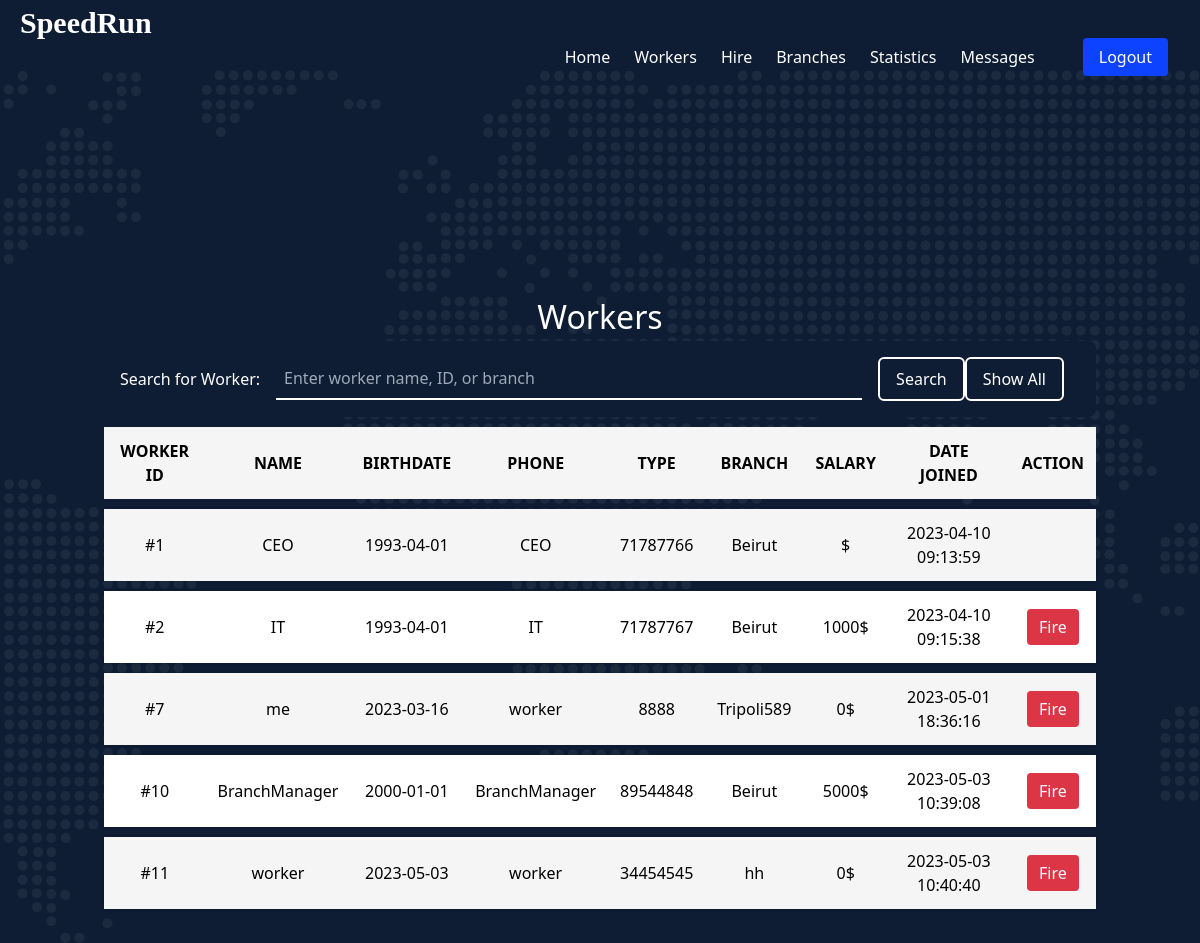
Page /php/viewWorker.php (signed in) on the earlier database version.
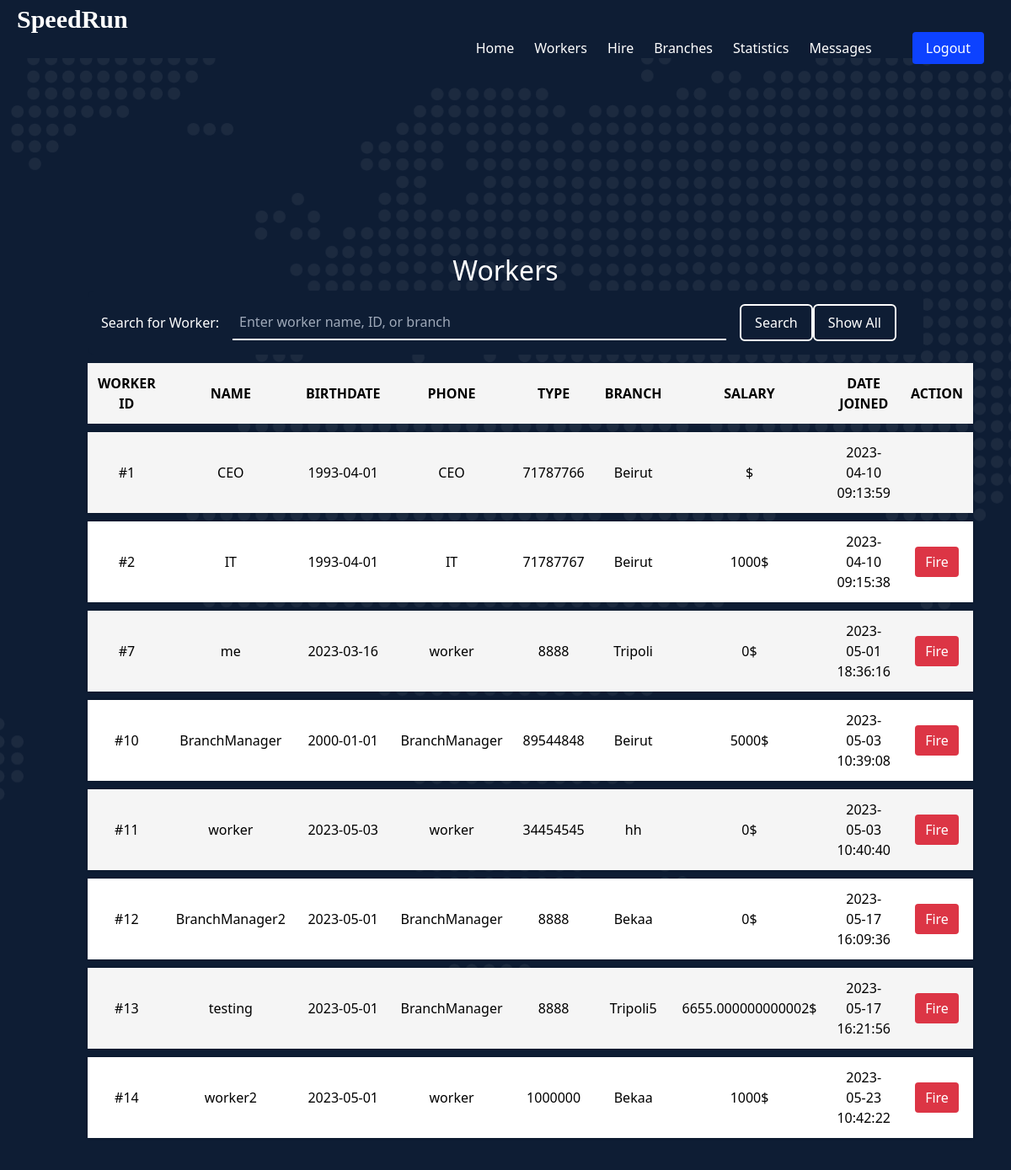
Same page on the later database version.
### tables this page shows
CREATE TABLE `workers` (
  `w_id` int(11) NOT NULL,
  `u_id` int(11) NOT NULL,
  `name` varchar(255) NOT NULL,
  `phone` varchar(30) NOT NULL,
  `branch` varchar(100) NOT NULL,
  `dateOfBirth` date DEFAULT NULL,
  `salary` double DEFAULT NULL,
  `timestamp` timestamp NOT NULL DEFAULT current_timestamp()
);

CREATE TABLE `users` (
  `u_id` int(11) NOT NULL,
  `email` varchar(100) NOT NULL,
  `password` varchar(255) NOT NULL,
  `type` varchar(50) NOT NULL DEFAULT 'client'
);

### php/viewWorker.php (the view, shortened to what this page needs)
<!DOCTYPE html>
<html>
<head>
  <link href="https://cdn.jsdelivr.net/npm/tailwindcss@2.2.16/dist/tailwind.min.css" rel="stylesheet">
  <link rel="stylesheet" href="../assets/css/header.css">
  <link href="../assets/css/viewWorker.css" rel="stylesheet">
  <link href="assets/vendor/bootstrap-icons/bootstrap-icons.css" rel="stylesheet">
  <link href="assets/vendor/fontawesome-free/css/all.min.css" rel="stylesheet">
  <link href="assets/vendor/glightbox/css/glightbox.min.css" rel="stylesheet">
  <link href="assets/vendor/swiper/swiper-bundle.min.css" rel="stylesheet">
  <link href="assets/vendor/aos/aos.css" rel="stylesheet">
</head>
<body class="bg-gray-100">
  <header id="header" class="header d-flex align-items-center fixed-top">
    <div class="container-fluid container-xl d-flex align-items-center justify-content-between">
      <?php
      if ($_SESSION['type'] == 'CEO') {
      ?>
        <a href="../CEO.php" class="logo d-flex align-items-center">
          <h1 style="font-family: 'Libre Baskerville', serif; padding-left: 20px;">SpeedRun</h1>
        </a>
      <?php } ?>
      <nav id="navbar" class="navbar">
        <?php
        if ($_SESSION['type'] == 'CEO') {
        ?>
          <ul>
            <li><a href="../CEO.php">Home</a></li>
            <li><a href="viewWorker.php" class="active">Workers</a></li>
            <li><a href="../hire.php">Hire</a></li>
            <li><a href="../addBranches.php">Branches</a></li>
            <li><a href="profit.php">Statistics</a></li>
            <li><a href="../viewMessages.php">Messages</a></li>
            <li><a class="get-a-quote" href="logout.php">Logout</a></li>
          </ul>
        <?php } ?>
      </nav>
    </div>
  </header>
  <section id="hero" class="hero d-flex align-items-center" style="padding-top: 20px; height: 100%; ">
    <div class="container mx-auto px-4 py-12">
      <div class="container" style="margin-top: 20%">
        <h1 style="color:white ;text-align: center; font-size:2em; ">Workers</h1>
        <form style="z-index: 9999;" id="searchForm" action="viewWorker.php" method="post">
          <div class="search-container">
            <label for="search-input" class="search-label">Search for Worker:</label>
            <input class="search-input" name="worker" type="text" id="search-input" placeholder="Enter worker name, ID, or branch">
            <button class="search-button" name="submit" type="submit" id="searchButton">Search</button>
        </form>
        <a href="http://localhost/seniorProject/php/viewWorker.php"><button class="show-all-button" name="show" type="submit" id="showButton">Show All</button> </a>
      </div>
      <table class="table table-striped">
        <thead>
          <tr>
            <th>Worker ID</th>
            <th>Name</th>
            <th>BirthDate</th>
            <th>Phone</th>
            <th>Type</th>
            <th>Branch</th>
            <th>Salary</th>
            <th>Date joined</th>
            <th>Action</th>
          </tr>
        </thead>
        <tbody>
          <?php
          require_once 'connection.php';
          $query = 0;
          if (isset($_POST['submit'])) {
            $selected_worker = $_POST['worker'];
            $query = "SELECT * FROM workers NATURAL JOIN users WHERE ( name LIKE '$selected_worker%' OR w_id LIKE'$selected_worker%' OR branch LIKE '$selected_worker%') AND type != 'CEO' ORDER BY w_id ASC";
          } else {
            $query = "SELECT * FROM workers NATURAL JOIN users ORDER BY w_id ASC";
          }
          $result = mysqli_query($link, $query);
          if (($result) && (mysqli_num_rows($result) > 0)) {
            while ($row = mysqli_fetch_assoc($result)) {
              $rmid = $row["u_id"];
              echo "<tr>
                <td>#" . $row["w_id"] . "</td>
                <td>" . $row["name"] . "</td>
                <td>" . $row["dateOfBirth"] . "</td>
                <td>" . $row["type"] . "</td>
                <td>" . $row["phone"] . "</td>
                <td>" . $row["branch"] . "</td>
                <td>" . $row["salary"] . "$</td>
                <td>" . $row["timestamp"] . "</td> ";
          ?>
              <?php
              if ($row["type"] == 'CEO' || $row["w_id"] == $_SESSION['w_id']) {
                echo "                <td></td>
                 </tr>";
              } else {
              ?>
                <td> <button type="submit" class="custom-button" onclick="fireWorker('<?php echo $rmid; ?>')">Fire</button></a> </td>
                </tr>
          <?php
              }
            }
          } else {
            echo "error";
          }
          ?>
        </tbody>
      </table>
    </div>
  </section>
</body>
</html>

### assets/css/header.css (style rules this page uses)
#header { background-color: #0e1d34; }
#navbar ul { display: flex; justify-content: flex-end; }
.logo { margin-right: auto; padding: auto; }
.header.fixed-top { position: fixed; top: 0; left: 0; right: 0; z-index: 1030; }
#navbar ul li { margin-left: 1.5rem; }
#navbar ul li a { color: #ffffff; }
.get-a-quote { background-color: #0d42ff; color: #0e1d34; padding: 8px 16px; border-radius: 4px; margin-left: 1.5rem; margin-right: 2rem; }
.header .logo h1 { font-size: 30px; margin: 0; font-weight: 700; color: #fff; font-family: var(--font-primary); }

### assets/css/viewWorker.css (style rules this page uses)
.container { margin-top: 50px; }
.table { width: 100%; max-width: 1200px; margin: 0 auto; border-collapse: separate; border-spacing: 0 10px; }
.table th, .table td { padding: 12px; vertical-align: middle; text-align: center; }
.table th { background-color: #f5f5f5; font-weight: bold; text-transform: uppercase; }
.table tbody tr { background-color: #fff; border-radius: 4px; box-shadow: 0 0 4px rgba(0, 0, 0, 0.2); }
.table-striped tbody tr:nth-of-type(odd) { background-color: #f5f5f5; }
html, body { margin: 0; padding: 0; height: 100%; }
.hero { width: 100%; height: 100%; background-color: #0e1d34; background-image: url("../img/hero-bg.png"); background-size: cover; background-repeat: no-repeat; background-position: center center; overflow: auto; display: flex; flex-direction: column; justify-content: center; align-items: center; }
.custom-button { background-color: #dc3545; border-color: #dc3545; color: #fff; padding: 0.375rem 0.75rem; border-radius: 0.25rem; font-size: 1rem; line-height: 1.5; transition: color 0.15s ease-in-out, background-color 0.15s ease-in-out, border-color 0.15s ease-in-out, box-shadow 0.15s ease-in-out; position: relative; z-index: 9999; }
.search-container { display: flex; align-items: center; background-color: #0e1d34; padding: 1rem; border-radius: 0.5rem; }
.search-label { color: #fff; font-size: 1rem; font-weight: 500; margin-right: 1rem; }
.search-input { border: none; border-bottom: 2px solid #fff; background-color: transparent; color: #fff; font-size: 1rem; font-weight: 500; outline: none; flex: 1; margin-right: 1rem; padding: 0.5rem; transition: all 0.3s ease-in-out; }
.search-input::placeholder { color: #9fa9b9; font-weight: 400; }
.show-all-button, .search-button { padding: 0.5rem 1rem; border: 2px solid #fff; border-radius: 0.375rem; background-color: transparent; color: #fff; font-size: 1rem; font-weight: 500; cursor: pointer; transition: all 0.3s ease-in-out; }
.show-all-button { margin-right: 1rem; }

Differences in the rows shown:
changed workers "me": branch "Tripoli589" → "Tripoli"
added workers: w_id "12", name "BranchManager2", dateOfBirth "2023-05-01", u.type "BranchManager", phone "8888", branch "Bekaa", salary "0", timestamp "2023-05-17 16:09:36"
added workers: w_id "13", name "testing", dateOfBirth "2023-05-01", u.type "BranchManager", phone "8888", branch "Tripoli5", salary "6655.000000000002", timestamp "2023-05-17 16:21:56"
added workers: w_id "14", name "worker2", dateOfBirth "2023-05-01", u.type "worker", phone "1000000", branch "Bekaa", salary "1000", timestamp "2023-05-23 10:42:22"
